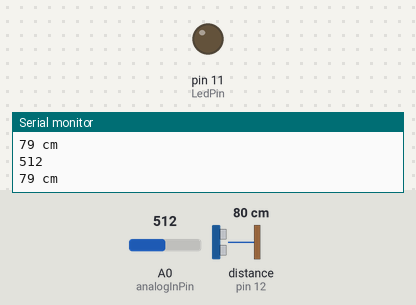
Bench run of a sketch on a simulated Arduino Uno, built with avr-gcc and run on an emulated ATmega328P. On the bench: output pins drawn as LEDs (lit = HIGH), the last lines printed to the serial monitor. Wiring (inferred from the names in the program): ultrasonic range finder: trigger pin 13; echo pin 12. The inputs (shaded band) are chosen by the test bench; at power-on: distance to the obstacle (sensor on pin 12) 80 cm, A0 (analogInPin) = 512. The echo pulse lasts 58.3 µs per cm; pins used as bus, display or sensor lines are not drawn.

Above: at 1.3 s.
1.4 s: distance to the obstacle (sensor on pin 12) set to 23 cm
3.2 s: distance to the obstacle (sensor on pin 12) set to 18 cm
At 4.4 s:
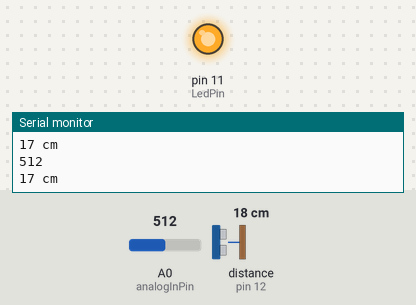
5.5 s: A0 (analogInPin) set to 692
7.2 s: A0 (analogInPin) set to 713
At 8.6 s:
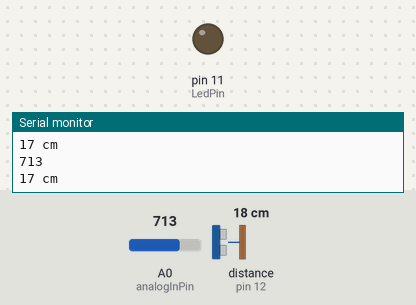
9.5 s: A0 (analogInPin) set to 690
At 10.7 s:
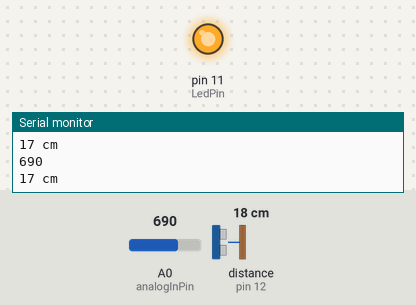
11.5 s: A0 (analogInPin) set to 710
At 12.8 s:
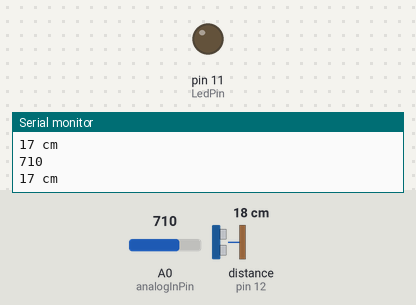
Timing chart, 0 to 14.5 s (numbered marks = the images above; inputs shaded):
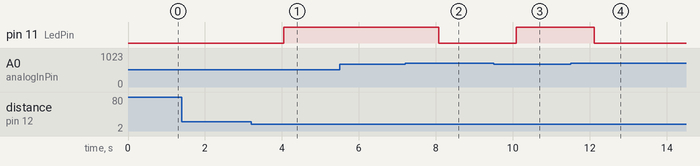

Measured:
- the behaviour switches between 21 and 20 cm on distance to the obstacle (sensor on pin 12) (found by bisection; images 0 and 1)
- the behaviour switches between 699 and 700 on A0 (analogInPin) (found by bisection; images 1 and 2)
- after the input at 3.2 s, pin 11 (LedPin): LOW → HIGH after 0.84 s
- after the input at 7.2 s, pin 11 (LedPin): HIGH → LOW after 0.88 s
- after the input at 9.5 s, pin 11 (LedPin): LOW → HIGH after 0.59 s
- after the input at 11.5 s, pin 11 (LedPin): HIGH → LOW after 0.61 s

The sketch:

WEEK_5_hw.ino
```cpp
const int analogInPin = A0;
int sensorValue = 0;
const int LedPin = 11;
const int trigPin = 13; //naming a constant value / giving a variable name / #define acts as a find and replace
const int echoPin = 12;

void setup() {
  Serial.begin(9600);
  pinMode(LedPin, OUTPUT);
  pinMode(trigPin, OUTPUT); //trigPin is sending out the signal
  pinMode(echoPin, INPUT); //echoPin is retrieving information, therefore it is INPUT

}

void loop() {

   // read the sensor value from the analog input pin
  sensorValue = analogRead(analogInPin);
  // write the sensor value to serial
  Serial.println(sensorValue);
  // wait 2 milliseconds before the next loop
  delay(2);

  long duration, distance;
  digitalWrite(trigPin, LOW);
  delayMicroseconds(2);
  digitalWrite(trigPin, HIGH);
  delayMicroseconds(10);
  digitalWrite(trigPin, LOW);
  duration = pulseIn(echoPin, HIGH);
  distance = (duration/2) / 29.1; //Time it took for the echo to be received and divided in half then divided by the speed of sound

  Serial.print(distance);
  Serial.println(" cm");
  delay(500); //delay half a second before repeating the loop

  if( distance < 20 && sensorValue<700){

    digitalWrite(LedPin, HIGH);


   }else{

      digitalWrite(LedPin, LOW);

    }
}
```
